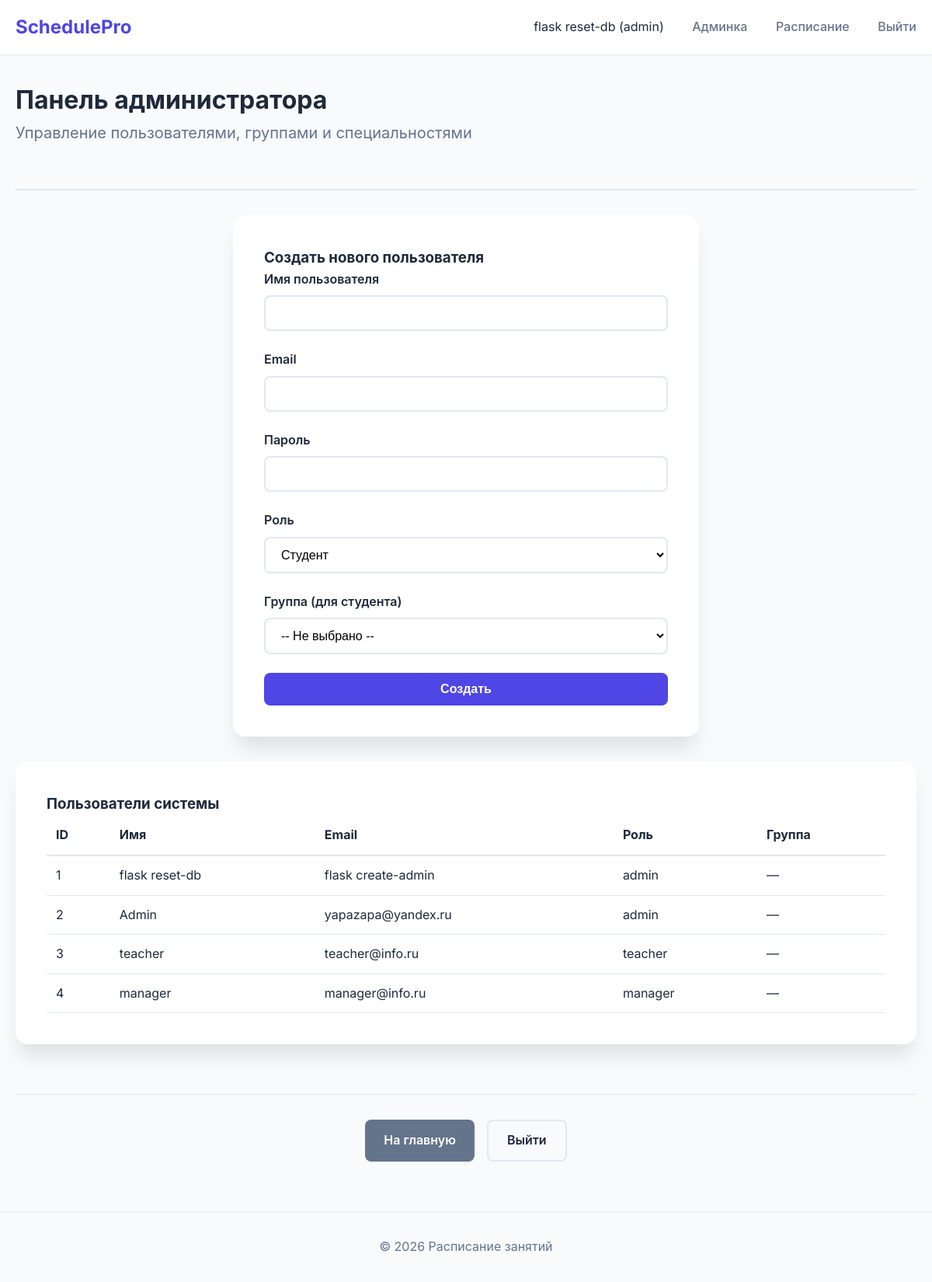
The page /admin (signed in) on the database its author committed.
### models.py (models this page shows, shortened)
class User(db.Model):
    __tablename__ = 'users'
    id = db.Column(db.Integer, primary_key=True)
    username = db.Column(db.String(80), unique=True, nullable=False)   # Логин
    email = db.Column(db.String(120), unique=True, nullable=False)     # Email
    password_hash = db.Column(db.String(200), nullable=False)          # Хеш пароля
    role = db.Column(db.String(20), nullable=False, default='student') # Роль: admin/manager/teacher/student
    group_id = db.Column(db.Integer, db.ForeignKey('groups.id'), nullable=True)  # Для студентов
    group = db.relationship('Group', backref='students')
    def is_admin(self):
        return self.role == 'admin'

### app.py (the view)
@app.route('/admin')
@login_required
def admin_panel():
    if not current_user.is_admin():
        flash('Доступ запрещён', 'danger')
        return redirect(url_for('index'))
    users = User.query.all()
    groups = Group.query.all()
    specialties = Specialty.query.all()
    return render_template('admin.html', users=users, groups=groups, specialties=specialties)

### app.py (called while the page is built)
@login_manager.user_loader
def load_user(user_id):
    return User.query.get(int(user_id))

### templates/admin.html (shortened to what this page needs)
{% extends "base.html" %}
{% block content %}
<div class="container">
    <div class="schedule-header" style="flex-direction: column;">
        <h1>Панель администратора</h1>
        <p class="subtitle">Управление пользователями, группами и специальностями</p>
    </div>
    <div class="selection-card" style="max-width: 600px; margin-bottom: 2rem;">
        <h3>Создать нового пользователя</h3>
        <form method="POST" action="{{ url_for('admin_create_user') }}">
            <div class="form-group">
                <label for="username">Имя пользователя</label>
                <input type="text" class="form-control" id="username" name="username" required>
            </div>
            <div class="form-group">
                <label for="email">Email</label>
                <input type="email" class="form-control" id="email" name="email" required>
            </div>
            <div class="form-group">
                <label for="password">Пароль</label>
                <input type="password" class="form-control" id="password" name="password" required>
            </div>
            <div class="form-group">
                <label for="role">Роль</label>
                <select class="form-control" id="role" name="role" required>
                    <option value="student">Студент</option>
                </select>
            </div>
            <div class="form-group">
                <label for="group_id">Группа (для студента)</label>
                <select class="form-control" id="group_id" name="group_id">
                    <option value="">-- Не выбрано --</option>
                </select>
            </div>
            <button type="submit" class="btn btn-primary">Создать</button>
        </form>
    </div>
    <div class="selection-card" style="max-width: 100%;">
        <h3>Пользователи системы</h3>
        <div style="overflow-x: auto;">
            <table style="width: 100%; border-collapse: collapse;">
                <thead>
                    <tr>
                        <th style="text-align: left; padding: 0.75rem; border-bottom: 2px solid var(--border);">ID</th>
                        <th style="text-align: left; padding: 0.75rem; border-bottom: 2px solid var(--border);">Имя</th>
                        <th style="text-align: left; padding: 0.75rem; border-bottom: 2px solid var(--border);">Email</th>
                        <th style="text-align: left; padding: 0.75rem; border-bottom: 2px solid var(--border);">Роль</th>
                        <th style="text-align: left; padding: 0.75rem; border-bottom: 2px solid var(--border);">Группа</th>
                    </tr>
                </thead>
                <tbody>
                    {% for user in users %}
                    <tr>
                        <td style="padding: 0.75rem; border-bottom: 1px solid var(--border);">{{ user.id }}</td>
                        <td style="padding: 0.75rem; border-bottom: 1px solid var(--border);">{{ user.username }}</td>
                        <td style="padding: 0.75rem; border-bottom: 1px solid var(--border);">{{ user.email }}</td>
                        <td style="padding: 0.75rem; border-bottom: 1px solid var(--border);">{{ user.role }}</td>
                        <td style="padding: 0.75rem; border-bottom: 1px solid var(--border);">
                            {% if user.group %}
                                {{ user.group.name }}
                            {% else %}
                                —
                            {% endif %}
                        </td>
                    </tr>
                    {% endfor %}
                </tbody>
            </table>
        </div>
    </div>
    <div class="actions">
        <a href="{{ url_for('index') }}" class="btn btn-secondary">На главную</a>
        <a href="{{ url_for('logout') }}" class="btn btn-outline">Выйти</a>
    </div>
</div>
{% endblock %}

### templates/base.html (shortened to what this page needs)
<!DOCTYPE html>
<nav class="navbar">
    <div class="container">
        <a href="/" class="logo">SchedulePro</a>
        <div class="nav-links">
            {% if current_user.is_authenticated %}
                <span>{{ current_user.username }} ({{ current_user.role }})</span>
                {% if current_user.is_admin() %}
                    <a href="{{ url_for('admin_panel') }}">Админка</a>
                {% elif current_user.is_manager() %}
                    <a href="{{ url_for('manager_pending') }}">Переносы</a>
                {% elif current_user.is_teacher() %}
                    <a href="{{ url_for('teacher_lessons') }}">Мои занятия</a>
                {% endif %}
                <a href="{{ url_for('schedule') }}">Расписание</a>
                <a href="{{ url_for('logout') }}">Выйти</a>
            {% else %}
                <a href="{{ url_for('login') }}">Вход</a>
                <a href="{{ url_for('register') }}">Регистрация</a>
            {% endif %}
        </div>
    </div>
</nav>
<html lang="ru">
<head>
    <link rel="stylesheet" href="{{ url_for('static', filename='style.css') }}">
</head>
<body>
    <main class="main-content">
        {% block content %}{% endblock %}
    </main>
    <footer class="footer">
        <div class="container">
            <p>&copy; 2026 Расписание занятий</p>
        </div>
    </footer>
</body>
</html>

### static/style.css (style rules this page uses)
:root { --primary: #4f46e5; --primary-dark: #4338ca; --secondary: #64748b; --success: #10b981; --warning: #f59e0b; --danger: #ef4444; --background: #f8fafc; --surface: #ffffff; --text-primary: #1e293b; --text-secondary: #64748b; --border: #e2e8f0; --shadow: 0 4px 6px -1px rgba(0, 0, 0, 0.1); --shadow-lg: 0 20px 25px -5px rgba(0, 0, 0, 0.1); }
* { margin: 0; padding: 0; box-sizing: border-box; }
body { font-family: 'Inter', -apple-system, BlinkMacSystemFont, sans-serif; background: var(--background); color: var(--text-primary); line-height: 1.6; }
.container { max-width: 1200px; margin: 0 auto; padding: 0 20px; }
.navbar { background: var(--surface); border-bottom: 1px solid var(--border); padding: 1rem 0; position: sticky; top: 0; z-index: 100; }
.navbar .container { display: flex; justify-content: space-between; align-items: center; }
.logo { font-size: 1.5rem; font-weight: 700; color: var(--primary); text-decoration: none; }
.nav-links a { color: var(--text-secondary); text-decoration: none; margin-left: 2rem; font-weight: 500; transition: color 0.2s; }
.subtitle { font-size: 1.25rem; color: var(--text-secondary); margin-bottom: 2rem; }
.selection-card { background: var(--surface); border-radius: 16px; padding: 2.5rem; box-shadow: var(--shadow-lg); max-width: 500px; margin: 0 auto 4rem; }
.form-group { margin-bottom: 1.5rem; }
.form-group label { display: block; font-weight: 600; margin-bottom: 0.5rem; color: var(--text-primary); }
.form-control { width: 100%; padding: 0.75rem 1rem; border: 2px solid var(--border); border-radius: 8px; font-size: 1rem; transition: all 0.2s; background: var(--surface); }
.btn { display: inline-flex; align-items: center; justify-content: center; padding: 0.75rem 1.5rem; border-radius: 8px; font-weight: 600; font-size: 1rem; cursor: pointer; transition: all 0.2s; border: none; text-decoration: none; }
.btn-primary { background: var(--primary); color: white; width: 100%; }
.btn-secondary { background: var(--secondary); color: white; }
.btn-outline { background: transparent; border: 2px solid var(--border); color: var(--text-primary); }
.schedule-header { display: flex; justify-content: space-between; align-items: flex-start; margin: 2rem 0; padding-bottom: 1.5rem; border-bottom: 2px solid var(--border); }
.actions { display: flex; gap: 1rem; justify-content: center; margin: 3rem 0; padding-top: 2rem; border-top: 1px solid var(--border); }
.footer { text-align: center; padding: 2rem; color: var(--text-secondary); border-top: 1px solid var(--border); margin-top: 4rem; }

### rows shown on the page
User: username "flask reset-db", role "admin", id "1", email "flask create-admin"
User: id "2", username "Admin", email "yapazapa@yandex.ru", role "admin"
User: id "3", username "teacher", email "teacher@info.ru", role "teacher"
User: id "4", username "manager", email "manager@info.ru", role "manager"
